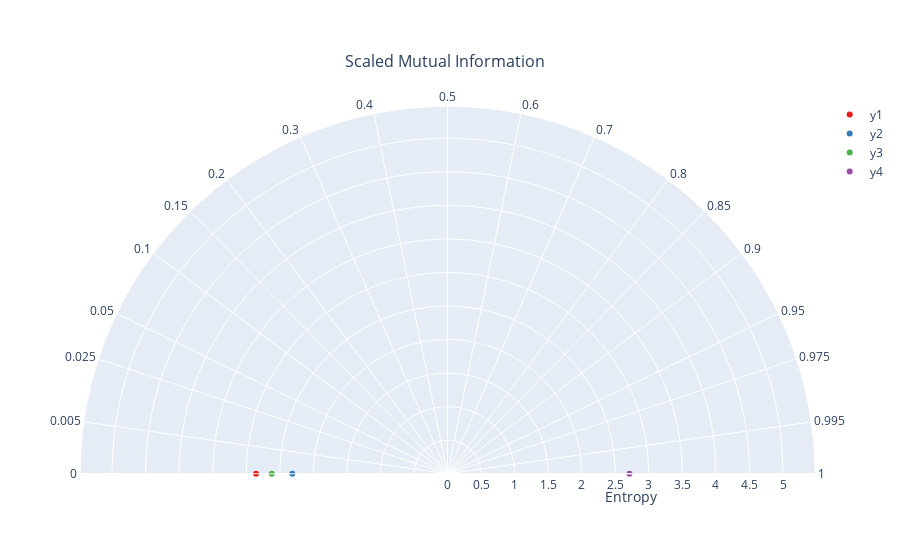

The cell this chart's notebook holds for it:
### Code cell
chart_mi_res = chart_create_mid(df_mi_res, string_ref_model, string_type=string_type_mid)
chart_mi_res.show()

### Figure 1 — Plotly figure (JSON) as saved in the notebook; plotly's stock layout.template omitted (floating-point values rounded to 4 significant figures)
{"data": [{"marker": {"color": "rgb(228,26,28)"}, "mode": "markers", "name": "y1", "r": [2.853], "theta": [180], "type": "scatterpolar"}, {"marker": {"color": "rgb(55,126,184)"}, "mode": "markers", "name": "y2", "r": [2.312], "theta": [180], "type": "scatterpolar"}, {"marker": {"color": "rgb(77,175,74)"}, "mode": "markers", "name": "y3", "r": [2.619], "theta": [180], "type": "scatterpolar"}, {"marker": {"color": "rgb(152,78,163)"}, "mode": "markers", "name": "y4", "r": [2.711], "theta": [0], "type": "scatterpolar"}], "layout": {"autosize": true, "polar": {"angularaxis": {"direction": "counterclockwise", "ticktext": [0, 0.005, 0.025, 0.05, 0.1, 0.15, 0.2, 0.3, 0.4, 0.5, 0.6, 0.7, 0.8, 0.85, 0.9, 0.95, 0.975, 0.995, 1], "tickvals": [180, 171.9, 161.8, 154.2, 143.1, 134.4, 126.9, 113.6, 101.5, 90, 78.46, 66.42, 53.13, 45.57, 36.87, 25.84, 18.19, 8.11, 0], "type": "linear"}, "radialaxis": {"autorange": false, "range": [0, 5.477], "title": {"text": "Entropy"}, "type": "linear"}, "sector": [0, 180]}, "title": {"font": {"size": 16}, "text": "Scaled Mutual Information", "x": 0.494, "xanchor": "center", "y": 0.9, "yanchor": "top"}}}
